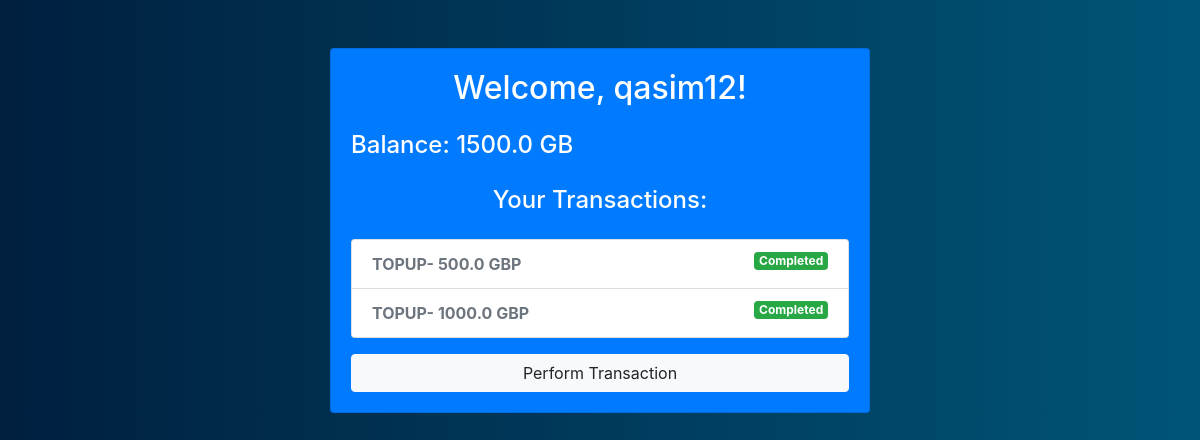
The app's page / (signed in) with its own data.
### app.py (models this page shows)
class User(db.Model):
    id = db.Column(db.Integer, primary_key=True)
    username = db.Column(db.String(80), unique=True, nullable=False)
    password = db.Column(db.String(80), nullable=False)
    created_date = db.Column(db.DateTime, default=datetime.utcnow)
    country = db.Column(db.String(2), nullable=False)
    birth_day = db.Column(db.Date, nullable=False)
    is_locked = db.Column(db.Boolean, default=False)
    money_in_no = db.Column(db.Float, default=0)
    money_out_no = db.Column(db.Float, default=0)
    money_in_gbp = db.Column(db.Float, default=0)
    money_out_gbp = db.Column(db.Float, default=0)
    money_in_day_no = db.Column(db.Float, default=0)
    money_out_day_no = db.Column(db.Float, default=0)
    money_in_sum = db.Column(db.Float, default=0)
    money_out_sum = db.Column(db.Float, default=0)
    money_in_day_sum = db.Column(db.Float, default=0)
    money_out_day_sum = db.Column(db.Float, default=0)
    balance_no = db.Column(db.Float, default=0)
    balance_day_no = db.Column(db.Float, default=0)
    balance_sum = db.Column(db.Float, default=0)
    balance_day_sum = db.Column(db.Float, default=0)
    balance = db.Column(db.Float, default=0)
    transactions = db.relationship('Transaction', backref='user', lazy=True)

class Transaction(db.Model):
    id = db.Column(db.Integer, primary_key=True)
    type = db.Column(db.String(20), nullable=False)
    state = db.Column(db.String(20), nullable=False)
    created_date = db.Column(db.DateTime, default=db.func.current_timestamp())
    user_id = db.Column(db.Integer, db.ForeignKey('user.id'), nullable=False)
    amount_gb = db.Column(db.Float, nullable=False)
    currency = db.Column(db.String(10))

### app.py (the view)
@app.route('/')
def home():
    if 'username' in session:
        user = User.query.filter_by(username=session['username']).first()
        if user.is_locked:
            session.pop('username', None)  # Clear session on sign-out
            return redirect(url_for('signin'))
        received_amount = db.session.query(func.sum(Transaction.amount_gb)).filter_by(user_id=user.id, type='TOPUP', state='COMPLETED').scalar() or 0.0
        spent_amount = db.session.query(func.sum(Transaction.amount_gb)).filter_by(user_id=user.id, state='COMPLETED').\
            filter(or_(Transaction.type == 'CARD_PAYMENT', Transaction.type == 'TRANSFER', Transaction.type == 'ATM', Transaction.type == 'FEE')).\
            scalar() or 0.0
        balance = received_amount - spent_amount
        transactions = Transaction.query.filter_by(user_id=user.id).order_by(Transaction.created_date.desc()).all()
        return render_template('home.html', user=user, transactions=transactions, balance=balance, received_amount=received_amount, spent_amount=spent_amount)
    else:
        return redirect(url_for('signin'))

### templates/home.html (shortened to what this page needs)
{% extends 'base.html' %}
{% block content %}
<div class="row justify-content-center">
    <div class="col-md-6">
        <div class="card bg-primary text-white">
            <div class="card-body">
                <h2 class="card-title text-center mb-4">Welcome, {{ user.username }}!</h2>
                <h4 class="mt-4">Balance: {{ balance }} GB</h4>
                <br>
                <h4 class="card-subtitle text-center mb-4">Your Transactions:</h4>
                <ul class="list-group">
                    {% for transaction in transactions %}
                        <li class="list-group-item">
                            <strong>{{ transaction.type }}- {{ transaction.amount_gb }} {{ transaction.currency }}</strong>
                            {% if transaction.state == 'COMPLETED' %}
                                <span class="badge badge-success float-right">Completed</span>
                            {% elif transaction.state == 'REVERTED' %}
                                <span class="badge badge-warning float-right">Reverted</span>
                            {% elif transaction.state == 'FAILED' %}
                                <span class="badge badge-danger float-right">Failed</span>
                            {% elif transaction.state == 'DECLINED' %}
                                <span class="badge badge-secondary float-right">Declined</span>
                            {% endif %}
                        </li>
                    {% endfor %}
                </ul>
                <div class="text-center mt-3">
                    <a href="{{ url_for('perform_transaction') }}" class="btn btn-light btn-block">Perform Transaction</a>
                </div>
            </div>
        </div>
    </div>
</div>
{% endblock %}

### templates/base.html (style rules this page uses)
body { background: linear-gradient(to right, #001f3f, #005577); color: #ffffff; }
label, strong { color: #6c757d; }

### records on screen
User: username "qasim12"
Transaction: state "Completed"
Transaction: state "Completed"

### other values on screen
{{ balance }} "1500.0"
